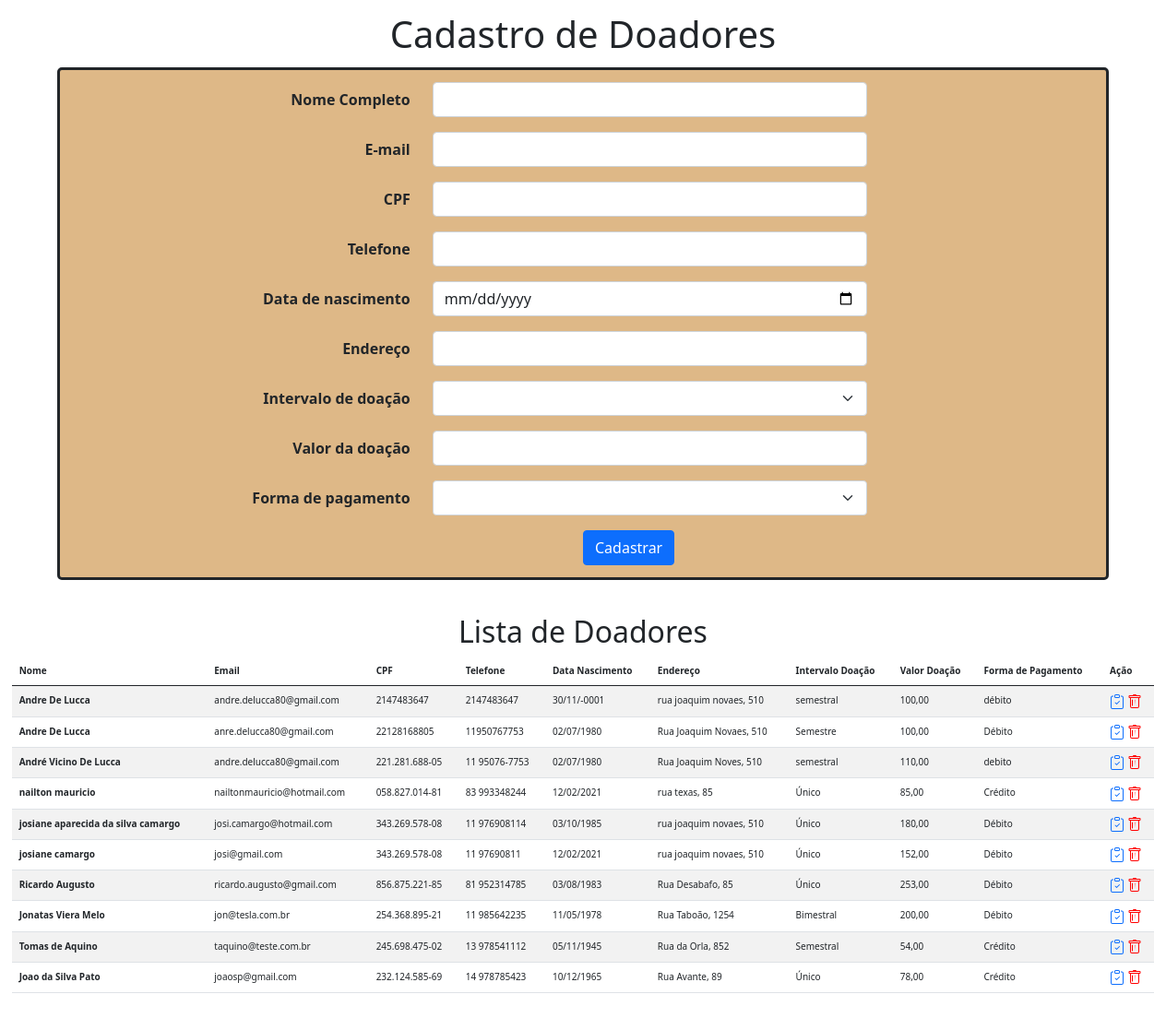
The page / on the database its author committed.
### tables this page shows
CREATE TABLE `register` (
  `id` int(255) NOT NULL,
  `name` varchar(256) NOT NULL,
  `email` varchar(60) NOT NULL,
  `cpf` varchar(20) NOT NULL,
  `phone` varchar(20) NOT NULL,
  `birth_date` date NOT NULL,
  `address` varchar(100) NOT NULL,
  `registration_date` date NOT NULL,
  `donation_interval` varchar(30) NOT NULL,
  `donation_amount` varchar(100) NOT NULL,
  `form_of_payment` varchar(30) NOT NULL
);

### list.php (called while the page is built)
<?php
    $sql = "SELECT id, name, email, cpf, phone, birth_date, address, registration_date, donation_interval,
    donation_amount, form_of_payment FROM register";
    $res = $conn->prepare($sql);
    $res->execute();
    $row = $res->fetchAll(PDO::FETCH_ASSOC);

### index.php (the view, shortened to what this page needs)
<?php
    include_once "connection.php";
    include_once "list.php";
?>
<!DOCTYPE html>
<html lang="pt-br">
<head>
    <link href="assets/style.css" rel="stylesheet" type="text/css"/>
    <link href="https://cdn.jsdelivr.net/npm/bootstrap@5.0.0-beta2/dist/css/bootstrap.min.css" rel="stylesheet"
>
</head>
<body>
<h1>Cadastro de Doadores</h1>
<div class="container">
    <form method="POST" action="register.php" id="form-contact" enctype="multipart/form-data">
        <div class="row mb-3">
            <label for="inputName3" class="col-sm-3 col-form-label"><strong>Nome Completo</strong></label>
            <div class="col-sm-6">
                <input type="text" name="name" id="name inputName3" class="form-control" required>
            </div>
        </div>
        <div class="row mb-3">
            <label for="inputEmail3" class="col-sm-3 col-form-label"><strong>E-mail</strong></label>
            <div class="col-sm-6">
                <input type="email" name="email" id="inputEmail3" class="form-control" required>
            </div>
        </div>
        <div class="row mb-3">
            <label for="inputCpf3" class="col-sm-3 col-form-label"><strong>CPF</strong></label>
            <div class="col-sm-6">
                <input type="text" class="cpf form-control" name="cpf" id="inputCpf3" required>
            </div>
        </div>
        <div class="row mb-3">
            <label for="inputPhone3" class="col-sm-3 col-form-label"><strong>Telefone</strong></label>
            <div class="col-sm-6">
                <input type="tel" name="phone" class="phone form-control" id="inputPhone3" required>
            </div>
        </div>
        <div class="row mb-3">
            <label for="inputBirth3" class="col-sm-3 col-form-label"><strong>Data de nascimento</strong></label>
            <div class="col-sm-6">
                <input type="date" class="form-control" name="birth_date" id="inputBirth3" required>
            </div>
        </div>
        <div class="row mb-3">
            <label for="inputAd3" class="col-sm-3 col-form-label"><strong>Endereço</strong></label>
            <div class="col-sm-6">
                <input type="text" class="form-control" name="address" id="inputAd3" required>
            </div>
        </div>
        <div class="row mb-3">
            <label for="inputDonInn3" class="col-sm-3 col-form-label"><strong>Intervalo de doação</strong></label>
                <div class="col-sm-6">
                    <select name="donation_interval" class="form-select" id="inputDonInn3" required>
                        <option selected=""></option>
                        <option value="Único">Único</option>
                    </select>
                </div>
        </div>
        <div class="row mb-3">
            <label for="inputDonAmo3" class="col-sm-3 col-form-label"><strong>Valor da doação</strong></label>
            <div class="col-sm-6">
                <input type="text" class="donation_amount form-control" name="donation_amount" id="inputDonAmo3"
                required>
            </div>
        </div>
        <div class="row mb-3">
            <label for="inputPay3" class="col-sm-3 col-form-label"><strong>Forma de pagamento</strong></label>
                <div class="col-sm-6">
                    <select name="form_of_payment" class="form-select" id="inputPay3" required>
                        <option selected=""></option>
                        <option value="Débito">Débito</option>
                    </select>
                </div>
        </div>
        <button type="submit" class="btn btn-primary">Cadastrar</button>
    </form>
</div>
<div class="table-responsive">
<table class="table table-striped">
<h2>Lista de Doadores</h2>
    <thead>
        <tr>
            <th scope="col">Nome</th>
            <th scope="col">Email</th>
            <th scope="col">CPF</th>
            <th scope="col">Telefone</th>
            <th scope="col">Data Nascimento</th>
            <th scope="col">Endereço</th>
            <th scope="col">Intervalo Doação</th>
            <th scope="col">Valor Doação</th>
            <th scope="col">Forma de Pagamento</th>
            <th scope="col">Ação</th>
        </tr>
    </thead>
    <tbody>
        <?php foreach($row as $tr): ?>
        <tr>
            <th scope="row"><?= $tr["name"] ?></th>
            <td><?= $tr["email"] ?></td>
            <td><?= $tr["cpf"] ?></td>
            <td><?= $tr["phone"] ?></td>
            <td><?= date("d/m/Y", strtotime($tr["birth_date"])) ?></td>
            <td><?= $tr["address"] ?></td>
            <td><?= $tr["donation_interval"]?></td>
            <td><?= $tr["donation_amount"]?></td>
            <td><?= $tr["form_of_payment"]?></td>
            <td>
                <a href="form-update.php?id=<?= $tr["id"]; ?>" title="Alterar cadastro"></a>
                <a href="delete.php?id=<?= $tr["id"]; ?>" title="Deletar cadastro"></a>
            </td>
        </tr>
        <?php endforeach ;?>
    </tbody>
</table>
</div>
</body>
</html>

### assets/style.css (style rules this page uses)
h1 { text-align: center; padding-top: 1%; }
.container { border: 3px solid; border-radius: 5px; padding-top: 1%; padding-bottom: 1%; margin-top: 1%; background-color: burlywood; }
.container .row { padding-left: 13%; }
.container .row .col-form-label { text-align: right; }
.container .btn-primary { margin-left: 50%; margin-right: 50%; }
.table-responsive { margin: 1%; }
.table { vertical-align: middle; font-size: 10px; }
h2 { text-align: center; padding-top: 2%; }
.bi-trash { color: red; }

### rows shown on the page
register: name "Andre De Lucca", email "andre.delucca80@gmail.com", cpf "2147483647", phone "2147483647", birth_date "30/11/-0001", address "rua joaquim novaes, 510", donation_interval "semestral", donation_amount "100,00", form_of_payment "débito"
register: name "Andre De Lucca", email "anre.delucca80@gmail.com", cpf "22128168805", phone "11950767753", birth_date "02/07/1980", address "Rua Joaquim Novaes, 510", donation_interval "Semestre", donation_amount "100,00", form_of_payment "Débito"
register: name "André Vicino De Lucca", email "andre.delucca80@gmail.com", cpf "221.281.688-05", phone "11 95076-7753", birth_date "02/07/1980", address "Rua Joaquim Noves, 510", donation_interval "semestral", donation_amount "110,00", form_of_payment "debito"
register: name "nailton mauricio", email "nailtonmauricio@hotmail.com", cpf "058.827.014-81", phone "83 993348244", birth_date "12/02/2021", address "rua texas, 85", donation_interval "Único", donation_amount "85,00", form_of_payment "Crédito"
register: name "josiane aparecida da silva camargo", email "josi.camargo@hotmail.com", cpf "343.269.578-08", phone "11 976908114", birth_date "03/10/1985", address "rua joaquim novaes, 510", donation_interval "Único", donation_amount "180,00", form_of_payment "Débito"
register: name "josiane camargo", email "josi@gmail.com", cpf "343.269.578-08", phone "11 97690811", birth_date "12/02/2021", address "rua joaquim novaes, 510", donation_interval "Único", donation_amount "152,00", form_of_payment "Débito"
register: name "Ricardo Augusto", email "ricardo.augusto@gmail.com", cpf "856.875.221-85", phone "81 952314785", birth_date "03/08/1983", address "Rua Desabafo, 85", donation_interval "Único", donation_amount "253,00", form_of_payment "Débito"
register: name "Jonatas Viera Melo", email "jon@tesla.com.br", cpf "254.368.895-21", phone "11 985642235", birth_date "11/05/1978", address "Rua Taboão, 1254", donation_interval "Bimestral", donation_amount "200,00", form_of_payment "Débito"
register: name "Tomas de Aquino", email "taquino@teste.com.br", cpf "245.698.475-02", phone "13 978541112", birth_date "05/11/1945", address "Rua da Orla, 852", donation_interval "Semestral", donation_amount "54,00", form_of_payment "Crédito"
register: name "Joao da Silva Pato", email "joaosp@gmail.com", cpf "232.124.585-69", phone "14 978785423", birth_date "10/12/1965", address "Rua Avante, 89", donation_interval "Único", donation_amount "78,00", form_of_payment "Crédito"
